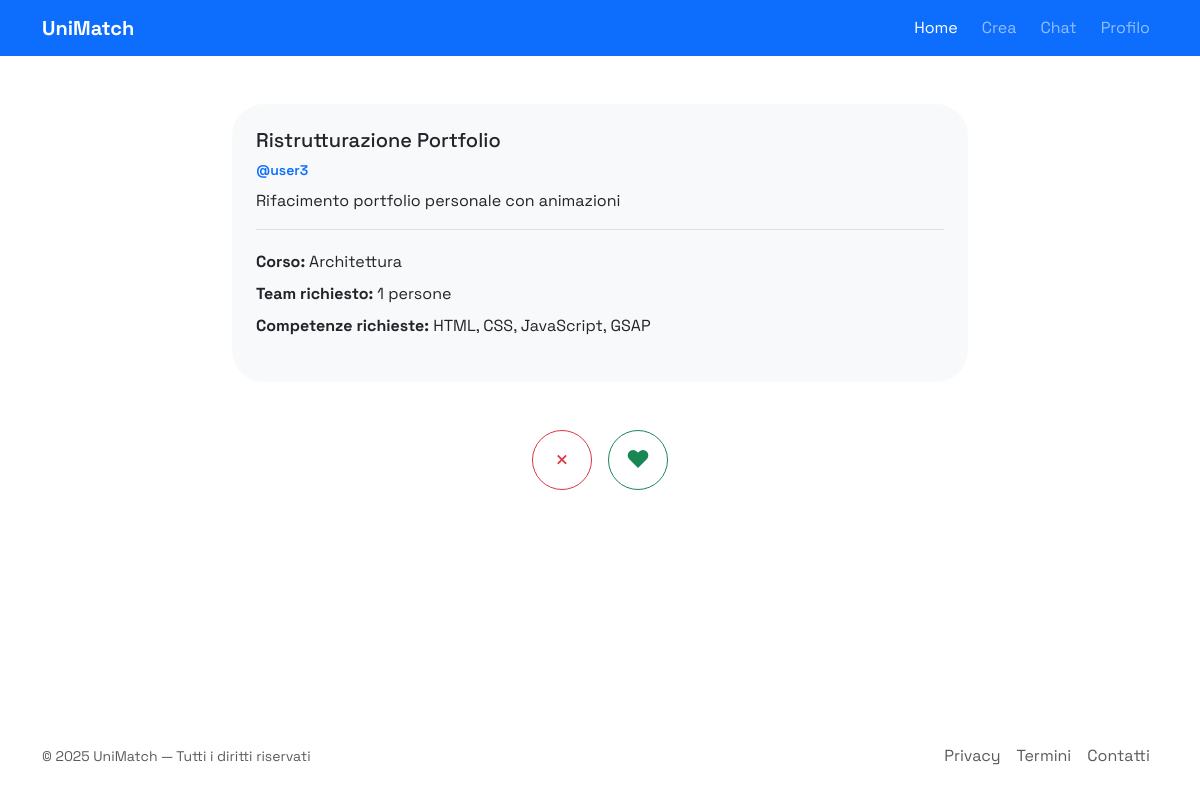
Screenshot of /index.php (signed in) with the database file from the repository.
### tables this page shows
CREATE TABLE posts (
    id SERIAL PRIMARY KEY,
    user_username VARCHAR(50) NOT NULL,
    title VARCHAR(255),
    content TEXT NOT NULL,
    status ENUM('Pendente', 'Approvato', 'Rifiutato') DEFAULT 'Pendente',
    num_collaborators INT DEFAULT 1,
    skills_required TEXT,
    created_at TIMESTAMP DEFAULT CURRENT_TIMESTAMP,
    CONSTRAINT fk_posts_user
        FOREIGN KEY (user_username)
        REFERENCES users(username)
        ON DELETE CASCADE
);

CREATE TABLE faculties (
    id BIGINT UNSIGNED AUTO_INCREMENT PRIMARY KEY,
    name VARCHAR(255) NOT NULL,
    degree_level ENUM('Triennale','Magistrale','Dottorato') DEFAULT 'Triennale',
    university_id BIGINT UNSIGNED NOT NULL,
    created_at TIMESTAMP DEFAULT CURRENT_TIMESTAMP,
    CONSTRAINT fk_faculties_university
        FOREIGN KEY (university_id)
        REFERENCES universities(id)
        ON DELETE CASCADE
);

### config/database.php (called while the page is built)
<?php
return [
    'host' => 'localhost',
    'dbname' => 'web25',
    'user' => 'root',
    'pass' => '',
    'charset' => 'utf8mb4',
    'port' => 3306
];

### app/Database.php (called while the page is built, shortened)
<?php
class Database
{
    private static $instance = null;
    private function __construct()
    {
        $config = require __DIR__ . '/../config/database.php';
        $host = $config['host'] ?? '127.0.0.1';
        $user = $config['user'] ?? '';
        $pass = $config['pass'] ?? '';
        $dbname = $config['dbname'] ?? '';
        $port = isset($config['port']) ? (int)$config['port'] : 3306;
        $charset = $config['charset'] ?? 'utf8mb4';
        $this->conn = new mysqli($host, $user, $pass, $dbname, $port);
    }
    public static function getInstance()
    {
        if (self::$instance === null) {
            self::$instance = new self();
        }
        return self::$instance->conn;
    }
}

### app/User.php (called while the page is built, shortened)
<?php
require_once __DIR__ . '/Database.php';
class User
{
    private $db;
    public function __construct()
    {
        $this->db = Database::getInstance();
    }
    public function find(string $value): ?array
    {
        $stmt = $this->db->prepare(
            "SELECT u.username, u.email, u.password_hash, u.first_name, u.surname,
                    u.bio, u.avatar_url, u.faculty_id,
                    CASE WHEN a.username IS NOT NULL THEN 'admin' ELSE 'user' END AS role
             FROM users u
             LEFT JOIN admins a ON u.username = a.username
             WHERE u.username = ? OR u.email = ?
             LIMIT 1"
        );
        $stmt->bind_param('ss', $value, $value);
        $stmt->execute();
        $result = $stmt->get_result();
        $user = $result->fetch_assoc();
        return $user ?: null;
    }
}

### app/Post.php (called while the page is built, shortened)
<?php
require_once __DIR__ . '/Database.php';
class Post
{
    private $db;
    public function __construct()
    {
        $this->db = Database::getInstance();
    }
    public function nextPost($username): ?array
    {
        $stmt = $this->db->prepare(
            "SELECT p.id, p.user_username, p.title, p.content, p.num_collaborators, p.skills_required, p.created_at,
                f.name AS degree_course
            FROM posts p
            INNER JOIN users u ON p.user_username = u.username
            LEFT JOIN faculties f ON u.faculty_id = f.id
            LEFT JOIN reactions r ON p.id = r.post_id AND r.user_username = ?
            WHERE p.user_username != ? AND r.post_id IS NULL AND p.status = 'Approvato'
            ORDER BY p.created_at DESC
            LIMIT 1"
        );
        $stmt->bind_param('ss', $username, $username);
        $stmt->execute();
        $result = $stmt->get_result();
        $post = $result->fetch_assoc();
        return $post ?: null;
    }
}

### public/index.php (the view, shortened to what this page needs)
<?php
require_once __DIR__ . '/../app/User.php';
require_once __DIR__ . '/../app/Post.php';
$username = $_SESSION['username'] ?? null;
$user = $username ? (new User())->find($username) : null;
$post = $user ? (new Post())->nextPost($user['username']) : null;
?>
<div id="posts-container">
    <?php if ($post): ?>
        <div class="post-card" id="current-post" data-post-id="<?= $post['id'] ?>">
            <div class="card border-0 rounded-5 mb-4 bg-body-tertiary">
                <div class="card-body p-4">
                    <h2 id="post-title" class="card-title h5">
                        <?= htmlspecialchars($post['title']) ?>
                    </h2>
                    <div id="post-user" class="text-primary fw-semibold small">
                        @<?= htmlspecialchars($post['user_username']) ?>
                    </div>
                    <p id="post-content" class="mt-2">
                        <?= nl2br(htmlspecialchars($post['content'])) ?>
                    </p>
                    <ul class="list-unstyled mt-3 pt-3 border-top">
                        <li class="py-1">
                            <strong>Corso:</strong>
                            <span id="post-course">
                                <?= htmlspecialchars($post['degree_course'] ?? 'Non specificato') ?>
                            </span>
                        </li>
                        <li class="py-1">
                            <strong>Team richiesto:</strong>
                            <span id="post-team"><?= intval($post['num_collaborators']) ?></span> persone
                        </li>
                        <?php if (!empty($post['skills_required'])): ?>
                            <li class="py-1">
                                <strong>Competenze richieste:</strong>
                                <span id="post-skills"><?= htmlspecialchars($post['skills_required']) ?></span>
                            </li>
                        <?php endif; ?>
                    </ul>
                </div>
            </div>
        </div>
    <?php endif; ?>
</div>
<?php if ($post): ?>
    <div class="d-flex justify-content-center gap-3 my-4" id="reaction-buttons">
        <button type="button" class="btn btn-outline-danger rounded-circle skip-btn"
            data-post-id="<?= $post['id'] ?>"
            style="width: 60px; height: 60px; font-size: 1.5rem;"
            aria-label="Skip" title="Skip">
            ×
        </button>
        <button type="button" class="btn btn-outline-success rounded-circle like-btn"
            data-post-id="<?= $post['id'] ?>"
            style="width: 60px; height: 60px; font-size: 1.5rem;"
            aria-label="Like" title="Like">
            ♥
        </button>
    </div>
<?php endif; ?>
<?php
include 'template/user.php';
?>

### public/assets/css/style.css (style rules this page uses)
body { font-family: "Space Grotesk", system-ui, -apple-system, "Segoe UI", sans-serif; }
.post-card { position: relative; overflow: hidden; }
.post-card .card { will-change: transform, opacity; }

### rows the page displays
posts: title "Ristrutturazione Portfolio", user_username "user3", content "Rifacimento portfolio personale con animazioni", faculties.name "Architettura", num_collaborators "1", skills_required "HTML, CSS, JavaScript, GSAP"

### other values shown
$item['label'] "Home"
$item['label'] "Crea"
$item['label'] "Chat"
$item['label'] "Profilo"
